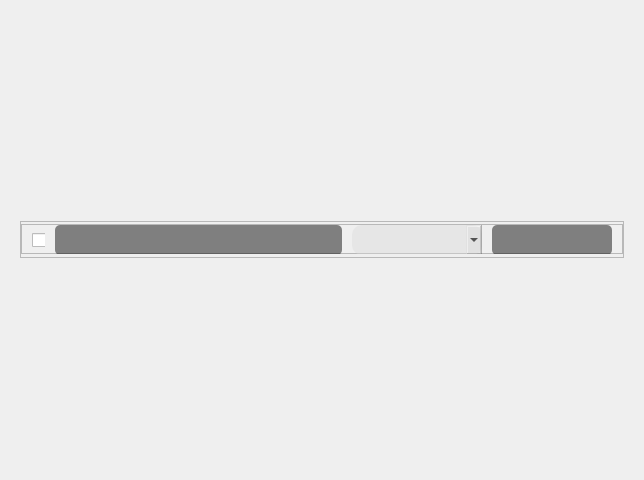
<?xml version="1.0" encoding="UTF-8"?>
<ui version="4.0">
 <class>Form</class>
 <widget class="QWidget" name="Form">
  <property name="geometry">
   <rect>
    <x>0</x>
    <y>0</y>
    <width>640</width>
    <height>480</height>
   </rect>
  </property>
  <property name="windowTitle">
   <string>Form</string>
  </property>
  <property name="styleSheet">
   <string notr="true"/>
  </property>
  <layout class="QHBoxLayout" name="horizontalLayout">
   <item>
    <widget class="QStackedWidget" name="stackedWidget">
     <property name="maximumSize">
      <size>
       <width>16777215</width>
       <height>55</height>
      </size>
     </property>
     <property name="styleSheet">
      <string notr="true">QLabel{font-size:16px; font-family:&quot;Roboto Cn&quot;;}</string>
     </property>
     <property name="currentIndex">
      <number>0</number>
     </property>
     <widget class="QWidget" name="page">
      <property name="minimumSize">
       <size>
        <width>622</width>
        <height>0</height>
       </size>
      </property>
      <layout class="QHBoxLayout" name="horizontalLayout_2">
       <item>
        <widget class="QFrame" name="addpatient">
         <property name="maximumSize">
          <size>
           <width>16777215</width>
           <height>55</height>
          </size>
         </property>
         <property name="styleSheet">
          <string notr="true"/>
         </property>
         <property name="frameShape">
          <enum>QFrame::StyledPanel</enum>
         </property>
         <property name="frameShadow">
          <enum>QFrame::Raised</enum>
         </property>
         <layout class="QVBoxLayout" name="verticalLayout_71">
          <property name="spacing">
           <number>0</number>
          </property>
          <property name="leftMargin">
           <number>0</number>
          </property>
          <property name="topMargin">
           <number>0</number>
          </property>
          <property name="rightMargin">
           <number>0</number>
          </property>
          <property name="bottomMargin">
           <number>0</number>
          </property>
          <item>
           <widget class="QFrame" name="frame_33">
            <property name="maximumSize">
             <size>
              <width>16777215</width>
              <height>30</height>
             </size>
            </property>
            <property name="styleSheet">
             <string notr="true">QFrame#frame_13{background:none;}</string>
            </property>
            <property name="frameShape">
             <enum>QFrame::StyledPanel</enum>
            </property>
            <property name="frameShadow">
             <enum>QFrame::Raised</enum>
            </property>
            <layout class="QHBoxLayout" name="horizontalLayout_23">
             <property name="spacing">
              <number>10</number>
             </property>
             <property name="leftMargin">
              <number>10</number>
             </property>
             <property name="topMargin">
              <number>0</number>
             </property>
             <property name="rightMargin">
              <number>10</number>
             </property>
             <property name="bottomMargin">
              <number>0</number>
             </property>
             <item>
              <widget class="QCheckBox" name="checkBox">
               <property name="minimumSize">
                <size>
                 <width>0</width>
                 <height>30</height>
                </size>
               </property>
               <property name="maximumSize">
                <size>
                 <width>13</width>
                 <height>16777215</height>
                </size>
               </property>
               <property name="styleSheet">
                <string notr="true"/>
               </property>
               <property name="text">
                <string/>
               </property>
              </widget>
             </item>
             <item>
              <widget class="QLineEdit" name="textenter_12">
               <property name="minimumSize">
                <size>
                 <width>270</width>
                 <height>30</height>
                </size>
               </property>
               <property name="maximumSize">
                <size>
                 <width>1232134</width>
                 <height>16777215</height>
                </size>
               </property>
               <property name="font">
                <font>
                 <family>Roboto Cn</family>
                 <pointsize>10</pointsize>
                </font>
               </property>
               <property name="styleSheet">
                <string notr="true">border-radius:5px;
background-color: rgba(0, 0, 0, 120); 
color: rgb(255, 255, 255);
</string>
               </property>
               <property name="alignment">
                <set>Qt::AlignLeading|Qt::AlignLeft|Qt::AlignVCenter</set>
               </property>
               <property name="placeholderText">
                <string extracomment="dsdf"/>
               </property>
              </widget>
             </item>
             <item>
              <widget class="QComboBox" name="comboBox_4">
               <property name="minimumSize">
                <size>
                 <width>130</width>
                 <height>30</height>
                </size>
               </property>
               <property name="maximumSize">
                <size>
                 <width>130</width>
                 <height>16777215</height>
                </size>
               </property>
               <property name="styleSheet">
                <string notr="true">QComboBox{
background-color: rgba(217, 217, 217, 100);
border-radius:10px;
}
QComboBox::dropdown{
border:0px;
}
</string>
               </property>
              </widget>
             </item>
             <item>
              <widget class="QLineEdit" name="textenter_13">
               <property name="minimumSize">
                <size>
                 <width>120</width>
                 <height>30</height>
                </size>
               </property>
               <property name="maximumSize">
                <size>
                 <width>120</width>
                 <height>16777215</height>
                </size>
               </property>
               <property name="font">
                <font>
                 <family>Roboto Cn</family>
                 <pointsize>10</pointsize>
                </font>
               </property>
               <property name="styleSheet">
                <string notr="true">border-radius:5px;
background-color: rgba(0, 0, 0, 120); 
color: rgb(255, 255, 255);</string>
               </property>
               <property name="alignment">
                <set>Qt::AlignCenter</set>
               </property>
              </widget>
             </item>
            </layout>
           </widget>
          </item>
         </layout>
        </widget>
       </item>
      </layout>
     </widget>
     <widget class="QWidget" name="page_2">
      <property name="minimumSize">
       <size>
        <width>622</width>
        <height>0</height>
       </size>
      </property>
      <layout class="QHBoxLayout" name="horizontalLayout_3">
       <item>
        <widget class="QFrame" name="addpatient_2">
         <property name="maximumSize">
          <size>
           <width>16777215</width>
           <height>55</height>
          </size>
         </property>
         <property name="styleSheet">
          <string notr="true"/>
         </property>
         <property name="frameShape">
          <enum>QFrame::StyledPanel</enum>
         </property>
         <property name="frameShadow">
          <enum>QFrame::Raised</enum>
         </property>
         <layout class="QVBoxLayout" name="verticalLayout_72">
          <property name="spacing">
           <number>0</number>
          </property>
          <property name="leftMargin">
           <number>0</number>
          </property>
          <property name="topMargin">
           <number>0</number>
          </property>
          <property name="rightMargin">
           <number>0</number>
          </property>
          <property name="bottomMargin">
           <number>0</number>
          </property>
          <item>
           <widget class="QFrame" name="frame_34">
            <property name="maximumSize">
             <size>
              <width>16777215</width>
              <height>30</height>
             </size>
            </property>
            <property name="styleSheet">
             <string notr="true">QFrame#frame_13{background:none;}</string>
            </property>
            <property name="frameShape">
             <enum>QFrame::StyledPanel</enum>
            </property>
            <property name="frameShadow">
             <enum>QFrame::Raised</enum>
            </property>
            <layout class="QHBoxLayout" name="horizontalLayout_24">
             <property name="spacing">
              <number>10</number>
             </property>
             <property name="leftMargin">
              <number>10</number>
             </property>
             <property name="topMargin">
              <number>0</number>
             </property>
             <property name="rightMargin">
              <number>10</number>
             </property>
             <property name="bottomMargin">
              <number>0</number>
             </property>
             <item>
              <widget class="QCheckBox" name="checkBox_2">
               <property name="minimumSize">
                <size>
                 <width>0</width>
                 <height>30</height>
                </size>
               </property>
               <property name="maximumSize">
                <size>
                 <width>13</width>
                 <height>16777215</height>
                </size>
               </property>
               <property name="styleSheet">
                <string notr="true"/>
               </property>
               <property name="text">
                <string/>
               </property>
              </widget>
             </item>
             <item>
              <widget class="QLabel" name="label">
               <property name="minimumSize">
                <size>
                 <width>290</width>
                 <height>0</height>
                </size>
               </property>
               <property name="font">
                <font>
                 <family>Roboto Cn</family>
                 <pointsize>-1</pointsize>
                </font>
               </property>
               <property name="styleSheet">
                <string notr="true">color: rgb(255, 255, 255);</string>
               </property>
               <property name="text">
                <string>Pasientnavn</string>
               </property>
              </widget>
             </item>
             <item>
              <widget class="QLabel" name="label_4">
               <property name="maximumSize">
                <size>
                 <width>30</width>
                 <height>16777215</height>
                </size>
               </property>
               <property name="font">
                <font>
                 <family>Roboto Cn</family>
                 <pointsize>-1</pointsize>
                </font>
               </property>
               <property name="styleSheet">
                <string notr="true">color: rgb(217, 217, 217);</string>
               </property>
               <property name="text">
                <string>Rom:</string>
               </property>
              </widget>
             </item>
             <item>
              <widget class="QLabel" name="label_3">
               <property name="minimumSize">
                <size>
                 <width>90</width>
                 <height>0</height>
                </size>
               </property>
               <property name="maximumSize">
                <size>
                 <width>90</width>
                 <height>16777215</height>
                </size>
               </property>
               <property name="styleSheet">
                <string notr="true">color: rgb(255, 255, 255);</string>
               </property>
               <property name="text">
                <string>PET-Scan</string>
               </property>
              </widget>
             </item>
             <item>
              <widget class="QLabel" name="label_2">
               <property name="minimumSize">
                <size>
                 <width>20</width>
                 <height>0</height>
                </size>
               </property>
               <property name="maximumSize">
                <size>
                 <width>30</width>
                 <height>16777215</height>
                </size>
               </property>
               <property name="styleSheet">
                <string notr="true">color: rgb(217, 217, 217);</string>
               </property>
               <property name="text">
                <string>Kl.:</string>
               </property>
              </widget>
             </item>
             <item>
              <widget class="QLabel" name="label_5">
               <property name="minimumSize">
                <size>
                 <width>80</width>
                 <height>0</height>
                </size>
               </property>
               <property name="styleSheet">
                <string notr="true">color: rgb(255, 255, 255);</string>
               </property>
               <property name="text">
                <string>12:45</string>
               </property>
              </widget>
             </item>
            </layout>
           </widget>
          </item>
         </layout>
        </widget>
       </item>
      </layout>
     </widget>
    </widget>
   </item>
  </layout>
 </widget>
 <resources/>
 <connections/>
</ui>
